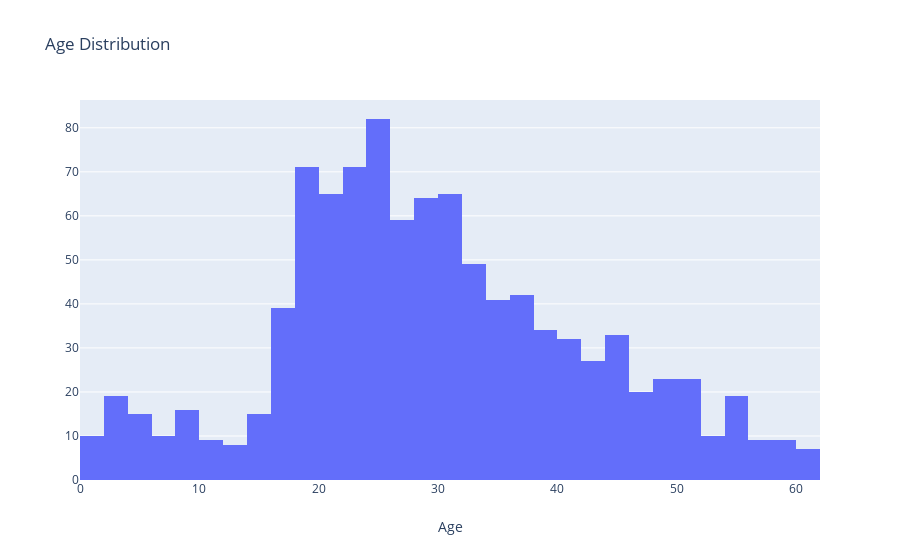

The notebook cell saved with this chart:
### Code cell
fig = go.Figure(data = go.Histogram(x = df.age), layout = go.Layout(title = 'Age Distribution', xaxis = dict(title = 'Age')))
py.iplot(fig)

### Figure 1 — Plotly figure (JSON) as saved in the notebook; plotly's stock layout.template omitted (floating-point values rounded to 4 significant figures; data arrays with more than 128 entries replaced by an {"elided": "..."} marker saying what was removed)
{"data": [{"type": "histogram", "x": {"elided": "1257 float values"}}], "layout": {"title": {"text": "Age Distribution"}, "xaxis": {"title": {"text": "Age"}}}}
